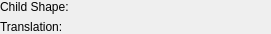
<?xml version="1.0" encoding="UTF-8"?>
<ui version="4.0">
 <class>TranslatedShapeSetter</class>
 <widget class="QWidget" name="TranslatedShapeSetter">
  <property name="geometry">
   <rect>
    <x>0</x>
    <y>0</y>
    <width>271</width>
    <height>30</height>
   </rect>
  </property>
  <property name="windowTitle">
   <string>Form</string>
  </property>
  <layout class="QFormLayout" name="formLayout">
   <property name="leftMargin">
    <number>0</number>
   </property>
   <property name="topMargin">
    <number>0</number>
   </property>
   <property name="rightMargin">
    <number>0</number>
   </property>
   <property name="bottomMargin">
    <number>0</number>
   </property>
   <item row="0" column="0">
    <widget class="QLabel" name="label">
     <property name="text">
      <string>Child Shape:</string>
     </property>
    </widget>
   </item>
   <item row="1" column="0">
    <widget class="QLabel" name="label_2">
     <property name="text">
      <string>Translation:</string>
     </property>
    </widget>
   </item>
   <item row="1" column="1">
    <widget class="Vec3Setter" name="widgetTranslation" native="true"/>
   </item>
   <item row="0" column="1">
    <widget class="ShapeSelector" name="widgetShape" native="true"/>
   </item>
  </layout>
 </widget>
 <customwidgets>
  <customwidget>
   <class>Vec3Setter</class>
   <extends>QWidget</extends>
   <header>vec3setter.h</header>
   <container>1</container>
  </customwidget>
  <customwidget>
   <class>ShapeSelector</class>
   <extends>QWidget</extends>
   <header>shapeselector.h</header>
   <container>1</container>
  </customwidget>
 </customwidgets>
 <resources/>
 <connections/>
</ui>
